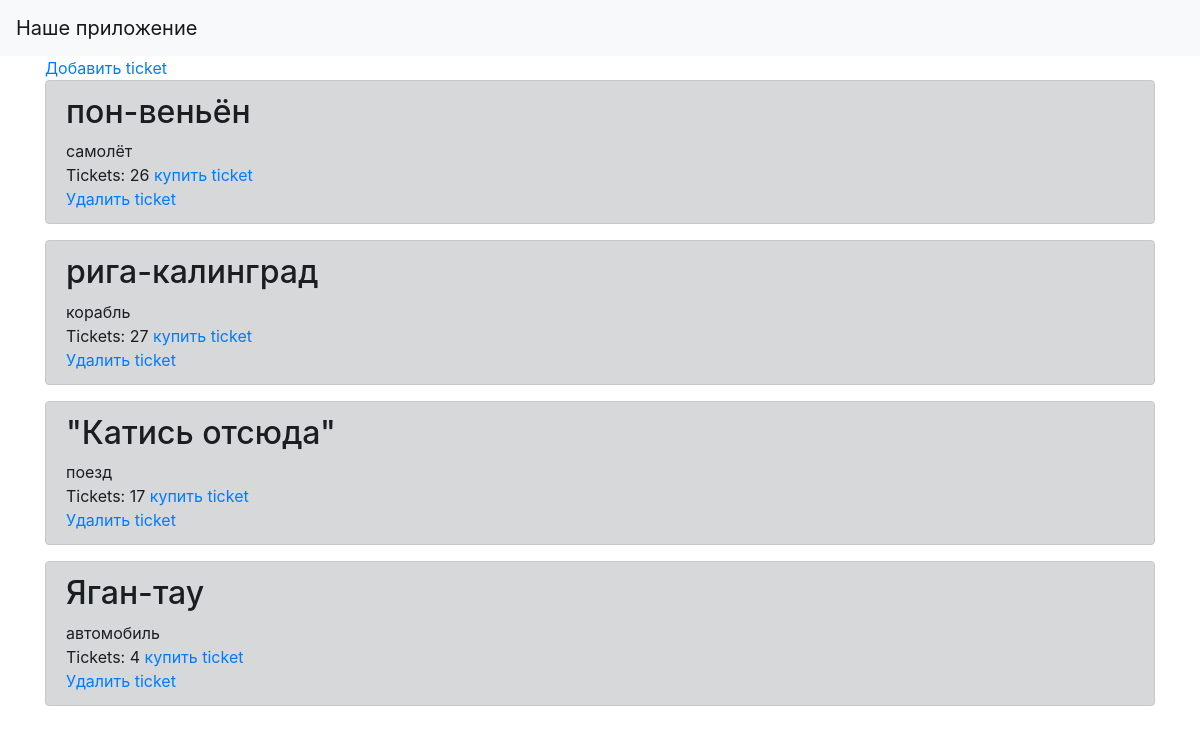
Before: /news (signed in) with the older database file.
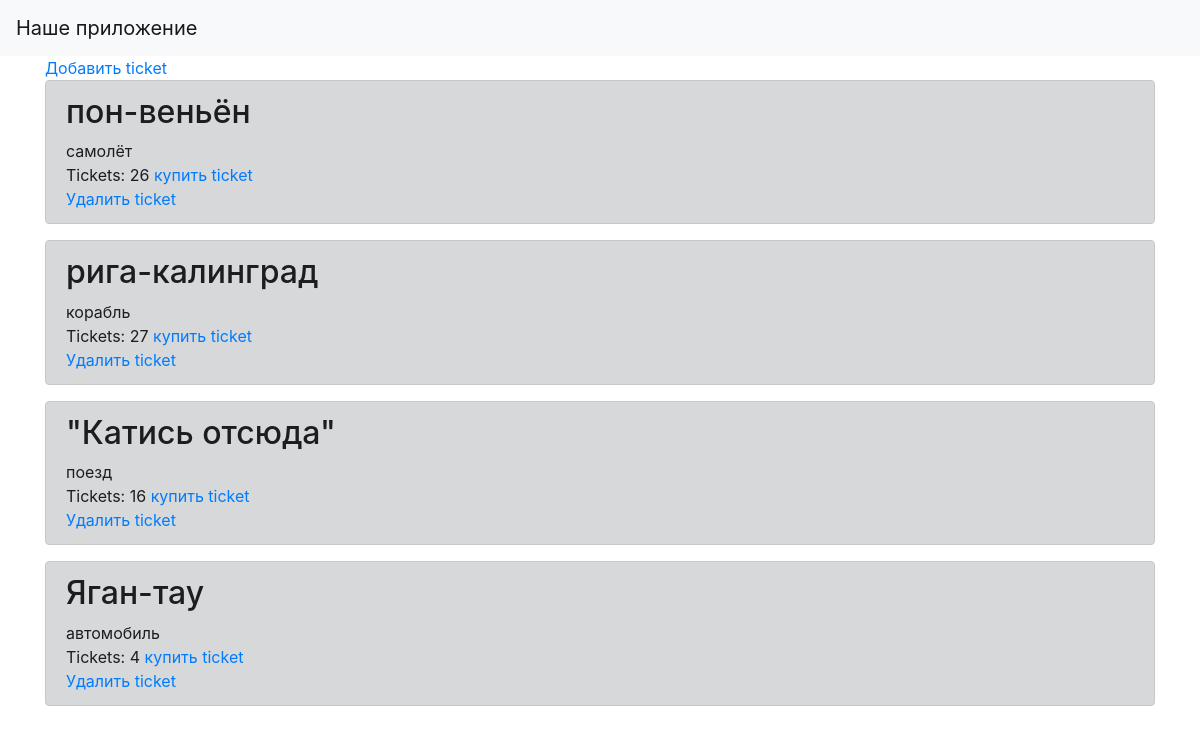
After: the same page with the newer database file.
### tables this page shows
CREATE TABLE tickets 
                                  (id INTEGER PRIMARY KEY AUTOINCREMENT, 
                                   racename VARCHAR(100),
                                   content VARCHAR(100),
                                   value INTEGER
                                   );

### index.py (the view)
@app.route('/index')
@app.route('/news')
def news():
    if user_status:
        print(session)
        tickets = tickets_model.get_all()
        return render_template('news.html', tickets=tickets)
    else:
        return redirect('/login')

### index.py (called while the page is built)
    def get_all(self):
        cursor = self.connection.cursor()
        cursor.execute("SELECT * FROM tickets")
        rows = cursor.fetchall()
        return rows

### templates/news.html
{% extends "base.html" %}
{% block content %}
{% if "user_admin" %}
   <a href="/add_ticket">Добавить ticket</a>
          {% endif %}
    {% for item in tickets %}
    <div class="alert alert-dark" role="alert">
        <h2>{{item[1]}}</h2>
        <div>{{item[2]}}</div>
        <div>Tickets: {{item[3]}}
                 <a href="/buy_ticket/{{item[0]}}">купить ticket</a></div>
           {% if "user_admin" %}
                 <a href="/delete_ticket/{{item[0]}}">Удалить ticket</a>
          {% endif %}
    </div>
{% endfor %}
{% endblock %}

### templates/base.html (shortened to what this page needs)
<!doctype html>
<html lang="en">
<head>
    <link rel="stylesheet" href="https://maxcdn.bootstrapcdn.com/bootstrap/4.0.0/css/bootstrap.min.css">
</head>
  <body>
    <header>
      <nav class="navbar navbar-light bg-light">
        <a class="navbar-brand" href="#">Наше приложение</a>
      </nav>
    </header>
    <main role="main" class="container">
        {% block content %}{% endblock %}
    </main>
  </body>
</html>

Changed rows visible on the page:
changed tickets "\"Катись отсюда\"": value "17" → "16"
